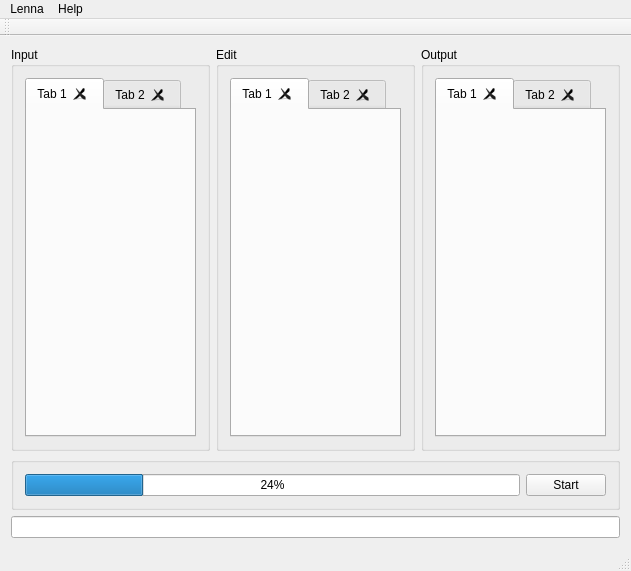
<?xml version="1.0" encoding="UTF-8"?>
<ui version="4.0">
 <class>MainWindow</class>
 <widget class="QMainWindow" name="MainWindow">
  <property name="geometry">
   <rect>
    <x>0</x>
    <y>0</y>
    <width>631</width>
    <height>571</height>
   </rect>
  </property>
  <property name="windowTitle">
   <string>Lenna</string>
  </property>
  <property name="windowIcon">
   <iconset resource="../resource/lenna.qrc">
    <normaloff>:/logo/lenna_logo</normaloff>:/logo/lenna_logo</iconset>
  </property>
  <widget class="QWidget" name="centralWidget">
   <layout class="QGridLayout" name="gridLayout">
    <item row="1" column="0" colspan="3">
     <widget class="QGroupBox" name="groupBox_4">
      <property name="title">
       <string/>
      </property>
      <layout class="QGridLayout" name="gridLayout_2">
       <item row="0" column="0">
        <widget class="QProgressBar" name="progressBar">
         <property name="value">
          <number>24</number>
         </property>
        </widget>
       </item>
       <item row="0" column="1">
        <widget class="QPushButton" name="startStopButton">
         <property name="text">
          <string>Start</string>
         </property>
        </widget>
       </item>
      </layout>
     </widget>
    </item>
    <item row="0" column="2">
     <widget class="QGroupBox" name="outputGroupBox">
      <property name="title">
       <string>Output</string>
      </property>
      <layout class="QVBoxLayout" name="verticalLayout_3">
       <item>
        <widget class="QTabWidget" name="outputTabWidget">
         <property name="tabsClosable">
          <bool>true</bool>
         </property>
         <widget class="QWidget" name="tab_5">
          <attribute name="title">
           <string>Tab 1</string>
          </attribute>
         </widget>
         <widget class="QWidget" name="tab_6">
          <attribute name="title">
           <string>Tab 2</string>
          </attribute>
         </widget>
        </widget>
       </item>
      </layout>
     </widget>
    </item>
    <item row="0" column="1">
     <widget class="QGroupBox" name="editGroupBox">
      <property name="title">
       <string>Edit</string>
      </property>
      <layout class="QVBoxLayout" name="verticalLayout_2">
       <item>
        <widget class="QTabWidget" name="editTabWidget">
         <property name="tabsClosable">
          <bool>true</bool>
         </property>
         <widget class="QWidget" name="tab_3">
          <attribute name="title">
           <string>Tab 1</string>
          </attribute>
         </widget>
         <widget class="QWidget" name="tab_4">
          <attribute name="title">
           <string>Tab 2</string>
          </attribute>
         </widget>
        </widget>
       </item>
      </layout>
     </widget>
    </item>
    <item row="0" column="0">
     <widget class="QGroupBox" name="inputGroupBox">
      <property name="title">
       <string>Input</string>
      </property>
      <layout class="QVBoxLayout" name="verticalLayout">
       <item>
        <widget class="QTabWidget" name="inputTabWidget">
         <property name="tabsClosable">
          <bool>true</bool>
         </property>
         <widget class="QWidget" name="tab">
          <attribute name="title">
           <string>Tab 1</string>
          </attribute>
         </widget>
         <widget class="QWidget" name="tab_2">
          <attribute name="title">
           <string>Tab 2</string>
          </attribute>
         </widget>
        </widget>
       </item>
      </layout>
     </widget>
    </item>
    <item row="2" column="0" colspan="3">
     <widget class="QLineEdit" name="infoLineEdit">
      <property name="enabled">
       <bool>true</bool>
      </property>
      <property name="readOnly">
       <bool>true</bool>
      </property>
     </widget>
    </item>
   </layout>
  </widget>
  <widget class="QMenuBar" name="menuBar">
   <property name="geometry">
    <rect>
     <x>0</x>
     <y>0</y>
     <width>631</width>
     <height>20</height>
    </rect>
   </property>
   <widget class="QMenu" name="menuLenna">
    <property name="title">
     <string>Lenna</string>
    </property>
    <addaction name="actionPlugins"/>
    <addaction name="separator"/>
    <addaction name="actionWebApp"/>
    <addaction name="actionQuit"/>
   </widget>
   <widget class="QMenu" name="menuHelp">
    <property name="title">
     <string>Help</string>
    </property>
    <addaction name="actionLogger"/>
    <addaction name="actionTips"/>
    <addaction name="actionAbout"/>
   </widget>
   <addaction name="menuLenna"/>
   <addaction name="menuHelp"/>
  </widget>
  <widget class="QToolBar" name="mainToolBar">
   <attribute name="toolBarArea">
    <enum>TopToolBarArea</enum>
   </attribute>
   <attribute name="toolBarBreak">
    <bool>false</bool>
   </attribute>
  </widget>
  <widget class="QStatusBar" name="statusBar"/>
  <action name="actionPlugins">
   <property name="icon">
    <iconset>
     <normaloff>:/lenna/plugins</normaloff>:/lenna/plugins</iconset>
   </property>
   <property name="text">
    <string>Plugins</string>
   </property>
  </action>
  <action name="actionQuit">
   <property name="text">
    <string>Quit</string>
   </property>
   <property name="shortcut">
    <string>Ctrl+Q</string>
   </property>
  </action>
  <action name="actionAbout">
   <property name="text">
    <string>About</string>
   </property>
  </action>
  <action name="actionTips">
   <property name="text">
    <string>Tips</string>
   </property>
  </action>
  <action name="actionLogger">
   <property name="text">
    <string>Logger</string>
   </property>
  </action>
  <action name="actionWebApp">
   <property name="icon">
    <iconset resource="../resource/lenna.qrc">
     <normaloff>:/logo/lenna_logo</normaloff>:/logo/lenna_logo</iconset>
   </property>
   <property name="text">
    <string>WebApp</string>
   </property>
  </action>
 </widget>
 <layoutdefault spacing="6" margin="11"/>
 <resources>
  <include location="../resource/lenna.qrc"/>
 </resources>
 <connections/>
</ui>
